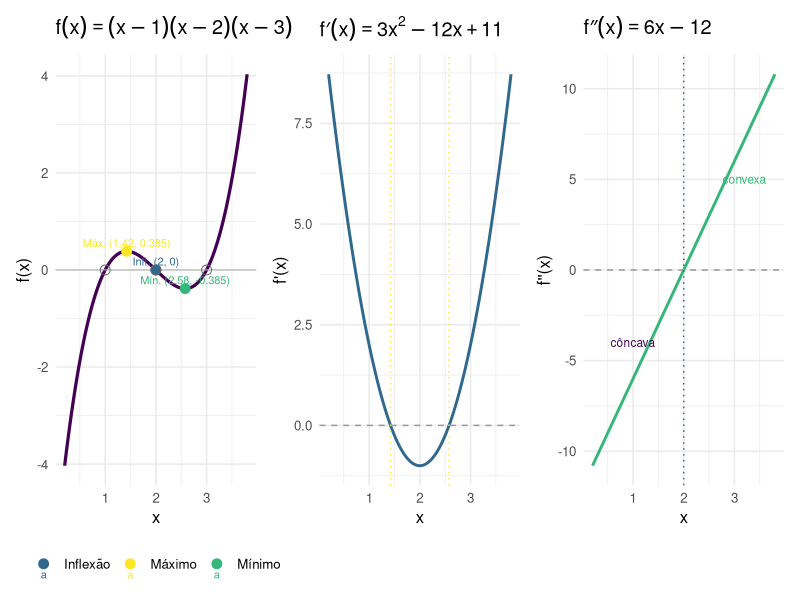
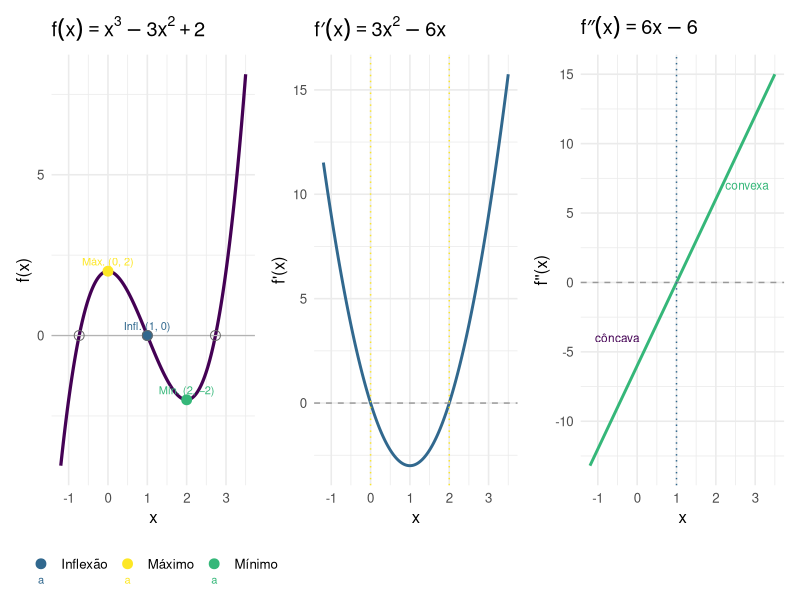

The R source for these figures, in order:
## ---- chunk 1
#| label: fig-teste1-q3
#| fig-cap: "Análise completa de $f(x) = (x-1)(x-2)(x-3)$: máximo local, mínimo local, ponto de inflexão e zeros."
#| fig-align: center
#| fig-width: 10
#| fig-height: 3.8

library(ggplot2)
library(patchwork)

base_t <- theme_minimal(base_size = 12)

x  <- seq(0.2, 3.8, length.out = 400)
x1 <- 2 - sqrt(3)/3
x2 <- 2 + sqrt(3)/3
f  <- function(x) (x-1)*(x-2)*(x-3)
fp <- function(x) 3*x^2 - 12*x + 11
fpp<- function(x) 6*x - 12

df <- data.frame(x = x, y = f(x), yp = fp(x), ypp = fpp(x))

criticos <- data.frame(
  x     = c(x1, 2, x2),
  y     = c(f(x1), 0, f(x2)),
  label = c(sprintf("Máx. (%.2f, %.3f)", x1, f(x1)),
            "Infl. (2, 0)",
            sprintf("Mín. (%.2f, %.3f)", x2, f(x2))),
  tipo  = c("Máximo", "Inflexão", "Mínimo")
)

zeros <- data.frame(x = c(1, 2, 3), y = 0,
                    label = c("x=1","x=2","x=3"))

p1 <- ggplot(df, aes(x, y)) +
  geom_line(color = "#440154", linewidth = 1.1) +
  geom_hline(yintercept = 0, color = "gray70", linewidth = 0.4) +
  geom_point(data = criticos, aes(x, y, color = tipo), size = 3) +
  geom_text(data = criticos, aes(x, y + 0.04, label = label, color = tipo),
            size = 2.8, vjust = -0.3) +
  geom_point(data = zeros, aes(x, y), shape = 1, size = 3, color = "gray40") +
  scale_color_manual(values = c("Máximo" = "#FDE725",
                                 "Inflexão" = "#31688e",
                                 "Mínimo" = "#35b779")) +
  labs(title = expression(f(x) == (x-1)(x-2)(x-3)),
       x = "x", y = "f(x)", color = NULL) +
  theme_minimal(base_size = 12) +
  theme(legend.position = "bottom")

p2 <- ggplot(df, aes(x, yp)) +
  geom_line(color = "#31688e", linewidth = 1) +
  geom_hline(yintercept = 0, linetype = "dashed", color = "gray60") +
  geom_vline(xintercept = c(x1, x2), linetype = "dotted", color = "#FDE725") +
  labs(title = expression(f*minute(x) == 3*x^2 - 12*x + 11),
       x = "x", y = "f'(x)") + base_t

p3 <- ggplot(df, aes(x, ypp)) +
  geom_line(color = "#35b779", linewidth = 1) +
  geom_hline(yintercept = 0, linetype = "dashed", color = "gray60") +
  geom_vline(xintercept = 2, linetype = "dotted", color = "#31688e") +
  annotate("text", x = 1.0, y = -4, label = "côncava", color = "#440154", size = 3) +
  annotate("text", x = 3.2, y = 5,  label = "convexa", color = "#35b779", size = 3) +
  labs(title = expression(f*second(x) == 6*x - 12),
       x = "x", y = "f''(x)") + base_t

p1 + p2 + p3
## ---- chunk 2
#| label: fig-teste2026-q3
#| fig-cap: "Análise completa de $f(x) = x^3 - 3x^2 + 2$: máximo local, mínimo local, ponto de inflexão e zeros."
#| fig-align: center
#| fig-width: 10
#| fig-height: 3.8

library(ggplot2)
library(patchwork)

base_t <- theme_minimal(base_size = 12)

x   <- seq(-1.2, 3.5, length.out = 400)
f   <- function(x) x^3 - 3*x^2 + 2
fp  <- function(x) 3*x^2 - 6*x
fpp <- function(x) 6*x - 6

df <- data.frame(x = x, y = f(x), yp = fp(x), ypp = fpp(x))

x_zeros <- c(1 - sqrt(3), 1, 1 + sqrt(3))

criticos <- data.frame(
  x     = c(0, 1, 2),
  y     = c(f(0), f(1), f(2)),
  label = c("Máx. (0, 2)", "Infl. (1, 0)", "Mín. (2, −2)"),
  tipo  = c("Máximo", "Inflexão", "Mínimo")
)

zeros_df <- data.frame(x = x_zeros, y = 0)

p1 <- ggplot(df, aes(x, y)) +
  geom_line(color = "#440154", linewidth = 1.1) +
  geom_hline(yintercept = 0, color = "gray70", linewidth = 0.4) +
  geom_point(data = criticos, aes(x, y, color = tipo), size = 3) +
  geom_text(data = criticos, aes(x, y, label = label, color = tipo),
            size = 2.8, vjust = -0.7) +
  geom_point(data = zeros_df, aes(x, y), shape = 1, size = 3, color = "gray40") +
  scale_color_manual(values = c("Máximo" = "#FDE725",
                                 "Inflexão" = "#31688e",
                                 "Mínimo" = "#35b779")) +
  labs(title = expression(f(x) == x^3 - 3*x^2 + 2),
       x = "x", y = "f(x)", color = NULL) +
  theme_minimal(base_size = 12) +
  theme(legend.position = "bottom")

p2 <- ggplot(df, aes(x, yp)) +
  geom_line(color = "#31688e", linewidth = 1) +
  geom_hline(yintercept = 0, linetype = "dashed", color = "gray60") +
  geom_vline(xintercept = c(0, 2), linetype = "dotted", color = "#FDE725") +
  labs(title = expression(f*minute(x) == 3*x^2 - 6*x),
       x = "x", y = "f'(x)") + base_t

p3 <- ggplot(df, aes(x, ypp)) +
  geom_line(color = "#35b779", linewidth = 1) +
  geom_hline(yintercept = 0, linetype = "dashed", color = "gray60") +
  geom_vline(xintercept = 1, linetype = "dotted", color = "#31688e") +
  annotate("text", x = -0.5, y = -4, label = "côncava", color = "#440154", size = 3) +
  annotate("text", x = 2.8,  y = 7,  label = "convexa",  color = "#35b779", size = 3) +
  labs(title = expression(f*second(x) == 6*x - 6),
       x = "x", y = "f''(x)") + base_t

p1 + p2 + p3
